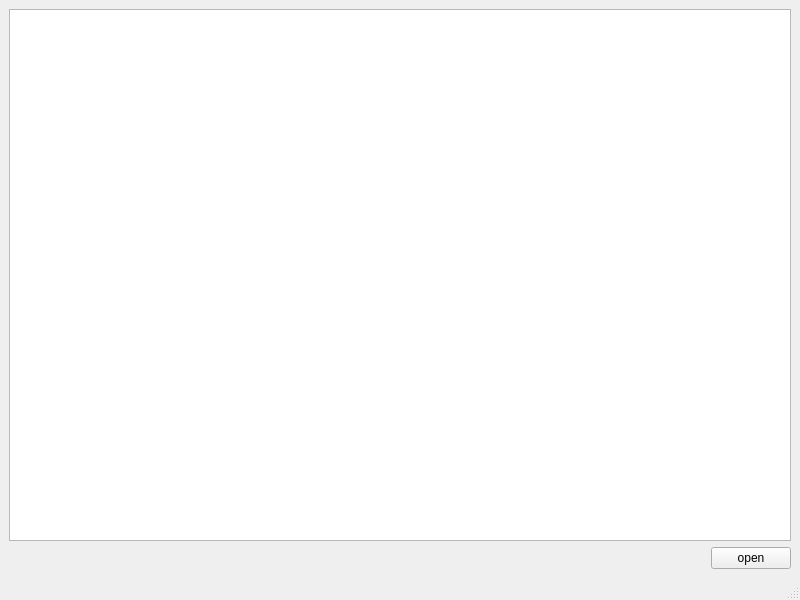
<?xml version="1.0" encoding="UTF-8"?>
<ui version="4.0">
 <class>customerShop</class>
 <widget class="QMainWindow" name="customerShop">
  <property name="geometry">
   <rect>
    <x>0</x>
    <y>0</y>
    <width>800</width>
    <height>600</height>
   </rect>
  </property>
  <property name="windowTitle">
   <string>MainWindow</string>
  </property>
  <widget class="QWidget" name="centralwidget">
   <layout class="QGridLayout" name="gridLayout">
    <item row="0" column="0">
     <widget class="QListWidget" name="shopListWidget"/>
    </item>
    <item row="1" column="0">
     <layout class="QHBoxLayout" name="horizontalLayout">
      <item>
       <spacer name="horizontalSpacer">
        <property name="orientation">
         <enum>Qt::Horizontal</enum>
        </property>
        <property name="sizeHint" stdset="0">
         <size>
          <width>40</width>
          <height>20</height>
         </size>
        </property>
       </spacer>
      </item>
      <item>
       <widget class="QLabel" name="label">
        <property name="text">
         <string/>
        </property>
       </widget>
      </item>
      <item>
       <widget class="QPushButton" name="openBtn">
        <property name="text">
         <string>open</string>
        </property>
       </widget>
      </item>
     </layout>
    </item>
   </layout>
  </widget>
  <widget class="QMenuBar" name="menubar">
   <property name="geometry">
    <rect>
     <x>0</x>
     <y>0</y>
     <width>800</width>
     <height>26</height>
    </rect>
   </property>
  </widget>
  <widget class="QStatusBar" name="statusbar"/>
 </widget>
 <resources/>
 <connections/>
</ui>
